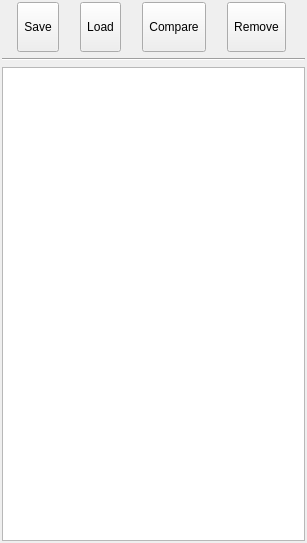
<?xml version="1.0" encoding="UTF-8"?>
<ui version="4.0">
 <class>CapturesListClass</class>
 <widget class="QWidget" name="CapturesListClass">
  <property name="geometry">
   <rect>
    <x>0</x>
    <y>0</y>
    <width>307</width>
    <height>543</height>
   </rect>
  </property>
  <property name="windowTitle">
   <string>Form</string>
  </property>
  <property name="styleSheet">
   <string notr="true"/>
  </property>
  <layout class="QVBoxLayout" name="verticalLayout">
   <property name="leftMargin">
    <number>2</number>
   </property>
   <property name="topMargin">
    <number>2</number>
   </property>
   <property name="rightMargin">
    <number>2</number>
   </property>
   <property name="bottomMargin">
    <number>2</number>
   </property>
   <item>
    <layout class="QVBoxLayout" name="verticalLayout_2">
     <item>
      <layout class="QHBoxLayout" name="horizontalLayout">
       <property name="sizeConstraint">
        <enum>QLayout::SetDefaultConstraint</enum>
       </property>
       <item>
        <widget class="QToolButton" name="SaveButton">
         <property name="sizePolicy">
          <sizepolicy hsizetype="Fixed" vsizetype="Minimum">
           <horstretch>0</horstretch>
           <verstretch>0</verstretch>
          </sizepolicy>
         </property>
         <property name="minimumSize">
          <size>
           <width>0</width>
           <height>50</height>
          </size>
         </property>
         <property name="maximumSize">
          <size>
           <width>16777215</width>
           <height>50</height>
          </size>
         </property>
         <property name="text">
          <string>Save</string>
         </property>
         <property name="iconSize">
          <size>
           <width>40</width>
           <height>40</height>
          </size>
         </property>
         <property name="toolButtonStyle">
          <enum>Qt::ToolButtonTextUnderIcon</enum>
         </property>
        </widget>
       </item>
       <item>
        <widget class="QToolButton" name="LoadButton">
         <property name="sizePolicy">
          <sizepolicy hsizetype="Fixed" vsizetype="Minimum">
           <horstretch>0</horstretch>
           <verstretch>0</verstretch>
          </sizepolicy>
         </property>
         <property name="minimumSize">
          <size>
           <width>0</width>
           <height>50</height>
          </size>
         </property>
         <property name="maximumSize">
          <size>
           <width>16777215</width>
           <height>50</height>
          </size>
         </property>
         <property name="text">
          <string>Load</string>
         </property>
         <property name="iconSize">
          <size>
           <width>40</width>
           <height>40</height>
          </size>
         </property>
        </widget>
       </item>
       <item>
        <widget class="QToolButton" name="CompareButton">
         <property name="sizePolicy">
          <sizepolicy hsizetype="Fixed" vsizetype="Minimum">
           <horstretch>0</horstretch>
           <verstretch>0</verstretch>
          </sizepolicy>
         </property>
         <property name="minimumSize">
          <size>
           <width>0</width>
           <height>50</height>
          </size>
         </property>
         <property name="maximumSize">
          <size>
           <width>16777215</width>
           <height>50</height>
          </size>
         </property>
         <property name="text">
          <string>Compare</string>
         </property>
         <property name="iconSize">
          <size>
           <width>40</width>
           <height>40</height>
          </size>
         </property>
        </widget>
       </item>
       <item>
        <widget class="QToolButton" name="RemoveButton">
         <property name="sizePolicy">
          <sizepolicy hsizetype="Fixed" vsizetype="Minimum">
           <horstretch>0</horstretch>
           <verstretch>0</verstretch>
          </sizepolicy>
         </property>
         <property name="minimumSize">
          <size>
           <width>0</width>
           <height>50</height>
          </size>
         </property>
         <property name="maximumSize">
          <size>
           <width>16777215</width>
           <height>50</height>
          </size>
         </property>
         <property name="text">
          <string>Remove</string>
         </property>
         <property name="iconSize">
          <size>
           <width>40</width>
           <height>40</height>
          </size>
         </property>
        </widget>
       </item>
      </layout>
     </item>
     <item>
      <widget class="Line" name="line">
       <property name="orientation">
        <enum>Qt::Horizontal</enum>
       </property>
      </widget>
     </item>
     <item>
      <layout class="QVBoxLayout" name="verticalLayout_3">
       <property name="sizeConstraint">
        <enum>QLayout::SetDefaultConstraint</enum>
       </property>
       <item>
        <widget class="QListWidget" name="CaptureListWidget"/>
       </item>
      </layout>
     </item>
    </layout>
   </item>
  </layout>
 </widget>
 <resources>
  <include location="MainInterface.qrc"/>
 </resources>
 <connections/>
</ui>
